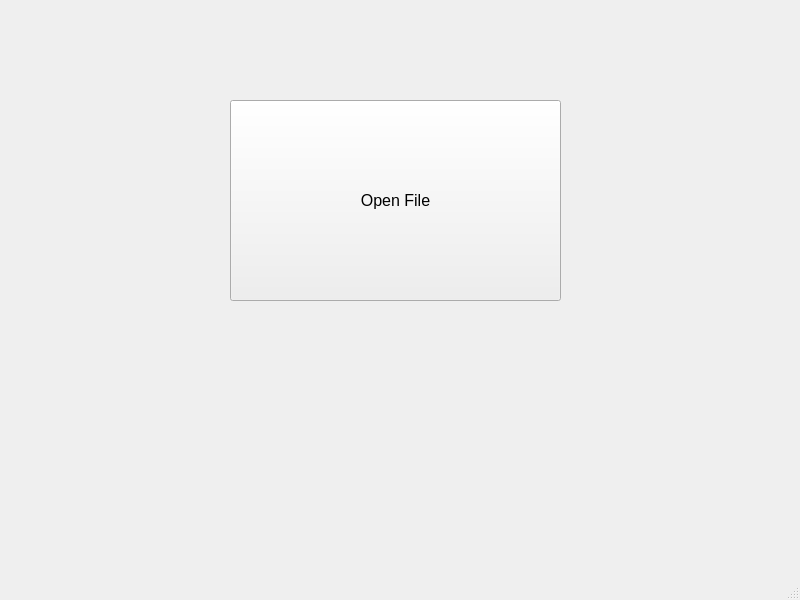
<?xml version="1.0" encoding="UTF-8"?>
<ui version="4.0">
 <class>MainWindow</class>
 <widget class="QMainWindow" name="MainWindow">
  <property name="geometry">
   <rect>
    <x>0</x>
    <y>0</y>
    <width>800</width>
    <height>600</height>
   </rect>
  </property>
  <property name="windowTitle">
   <string>MainWindow</string>
  </property>
  <widget class="QWidget" name="centralwidget">
   <widget class="QPushButton" name="pushButton">
    <property name="geometry">
     <rect>
      <x>230</x>
      <y>100</y>
      <width>331</width>
      <height>201</height>
     </rect>
    </property>
    <property name="font">
     <font>
      <pointsize>12</pointsize>
     </font>
    </property>
    <property name="text">
     <string>Open File</string>
    </property>
   </widget>
  </widget>
  <widget class="QMenuBar" name="menubar">
   <property name="geometry">
    <rect>
     <x>0</x>
     <y>0</y>
     <width>800</width>
     <height>26</height>
    </rect>
   </property>
  </widget>
  <widget class="QStatusBar" name="statusbar"/>
 </widget>
 <resources/>
 <connections/>
</ui>
